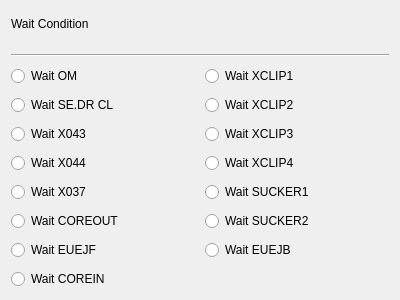
<?xml version="1.0" encoding="UTF-8"?>
<ui version="4.0">
 <class>WaitPage</class>
 <widget class="QWidget" name="WaitPage">
  <property name="geometry">
   <rect>
    <x>0</x>
    <y>0</y>
    <width>400</width>
    <height>300</height>
   </rect>
  </property>
  <property name="windowTitle">
   <string>Form</string>
  </property>
  <layout class="QVBoxLayout" name="verticalLayout" stretch="7,1,7,7,7,7,7,7,7,7">
   <property name="spacing">
    <number>9</number>
   </property>
   <property name="topMargin">
    <number>3</number>
   </property>
   <item>
    <widget class="QLabel" name="label">
     <property name="text">
      <string>Wait Condition</string>
     </property>
    </widget>
   </item>
   <item>
    <widget class="Line" name="line">
     <property name="orientation">
      <enum>Qt::Horizontal</enum>
     </property>
    </widget>
   </item>
   <item>
    <layout class="QHBoxLayout" name="horizontalLayout">
     <item>
      <widget class="QRadioButton" name="radioButton">
       <property name="text">
        <string>Wait OM</string>
       </property>
      </widget>
     </item>
     <item>
      <widget class="QRadioButton" name="radioButton_8">
       <property name="text">
        <string>Wait XCLIP1</string>
       </property>
      </widget>
     </item>
    </layout>
   </item>
   <item>
    <layout class="QHBoxLayout" name="horizontalLayout_2">
     <item>
      <widget class="QRadioButton" name="radioButton_2">
       <property name="text">
        <string>Wait SE.DR CL</string>
       </property>
      </widget>
     </item>
     <item>
      <widget class="QRadioButton" name="radioButton_9">
       <property name="text">
        <string>Wait XCLIP2</string>
       </property>
      </widget>
     </item>
    </layout>
   </item>
   <item>
    <layout class="QHBoxLayout" name="horizontalLayout_3">
     <item>
      <widget class="QRadioButton" name="radioButton_3">
       <property name="text">
        <string>Wait X043</string>
       </property>
      </widget>
     </item>
     <item>
      <widget class="QRadioButton" name="radioButton_10">
       <property name="text">
        <string>Wait XCLIP3</string>
       </property>
      </widget>
     </item>
    </layout>
   </item>
   <item>
    <layout class="QHBoxLayout" name="horizontalLayout_4">
     <item>
      <widget class="QRadioButton" name="radioButton_4">
       <property name="text">
        <string>Wait X044</string>
       </property>
      </widget>
     </item>
     <item>
      <widget class="QRadioButton" name="radioButton_11">
       <property name="text">
        <string>Wait XCLIP4</string>
       </property>
      </widget>
     </item>
    </layout>
   </item>
   <item>
    <layout class="QHBoxLayout" name="horizontalLayout_5">
     <item>
      <widget class="QRadioButton" name="radioButton_5">
       <property name="text">
        <string>Wait X037</string>
       </property>
      </widget>
     </item>
     <item>
      <widget class="QRadioButton" name="radioButton_12">
       <property name="text">
        <string>Wait SUCKER1</string>
       </property>
      </widget>
     </item>
    </layout>
   </item>
   <item>
    <layout class="QHBoxLayout" name="horizontalLayout_6">
     <item>
      <widget class="QRadioButton" name="radioButton_6">
       <property name="text">
        <string>Wait COREOUT</string>
       </property>
      </widget>
     </item>
     <item>
      <widget class="QRadioButton" name="radioButton_13">
       <property name="text">
        <string>Wait SUCKER2</string>
       </property>
      </widget>
     </item>
    </layout>
   </item>
   <item>
    <layout class="QHBoxLayout" name="horizontalLayout_7">
     <item>
      <widget class="QRadioButton" name="radioButton_7">
       <property name="text">
        <string>Wait EUEJF</string>
       </property>
      </widget>
     </item>
     <item>
      <widget class="QRadioButton" name="radioButton_14">
       <property name="text">
        <string>Wait EUEJB</string>
       </property>
      </widget>
     </item>
    </layout>
   </item>
   <item>
    <widget class="QRadioButton" name="radioButton_15">
     <property name="sizePolicy">
      <sizepolicy hsizetype="Expanding" vsizetype="Fixed">
       <horstretch>0</horstretch>
       <verstretch>0</verstretch>
      </sizepolicy>
     </property>
     <property name="text">
      <string>Wait COREIN</string>
     </property>
    </widget>
   </item>
  </layout>
 </widget>
 <resources/>
 <connections/>
</ui>
